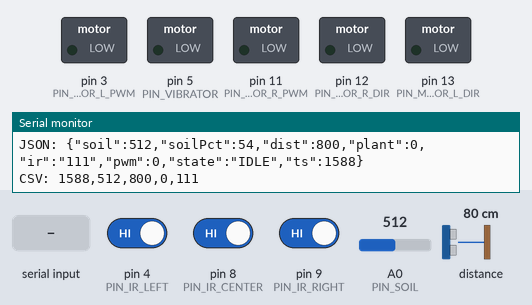
Simulated run of this sketch. Board: Arduino Uno, built with avr-gcc and run on an emulated ATmega328P. On the bench: switched loads named in the sketch (green lamp = pin HIGH), the last lines printed to the serial monitor. Dashed ring = blinking. The inputs (shaded band) are chosen by the test bench; at power-on: distance to the obstacle 80 cm, A0 (PIN_SOIL) = 512, pin 4 (PIN_IR_LEFT) HIGH, pin 9 (PIN_IR_RIGHT) HIGH, pin 8 (PIN_IR_CENTER) HIGH.

Above: at 1.7 s.
1.8 s: "g\n" received over Serial
At 2.88 s:
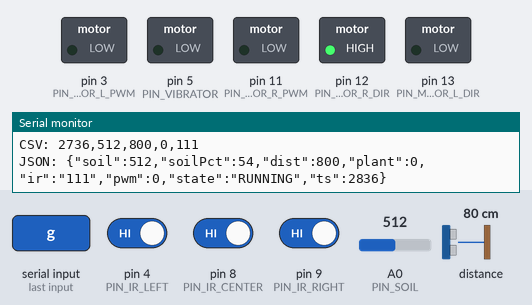
4.8 s: distance to the obstacle set to 21 cm
7.8 s: distance to the obstacle set to 18 cm
At 8.11 s:
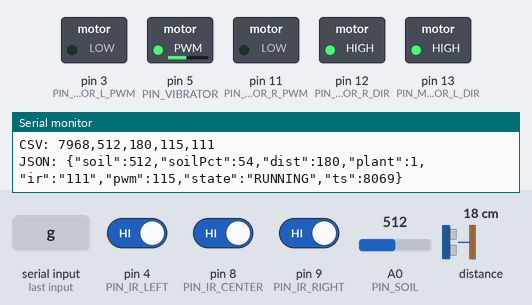
10.8 s: A0 (PIN_SOIL) set to 660
At 11.13 s:
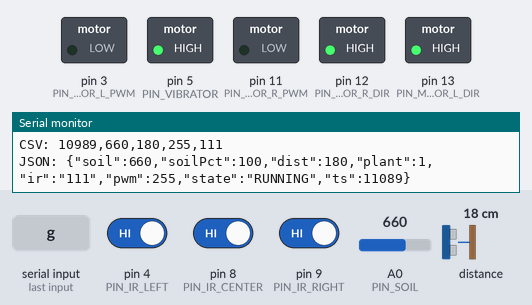
13.8 s: pin 4 (PIN_IR_LEFT) driven LOW
At 13.95 s:
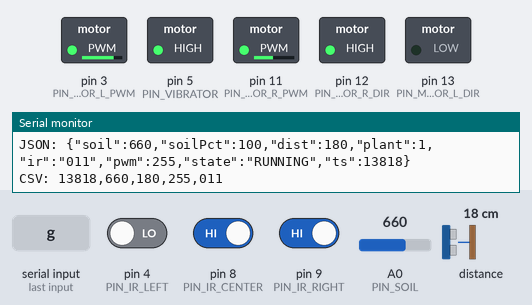
16.8 s: pin 9 (PIN_IR_RIGHT) driven LOW
At 17.09 s:
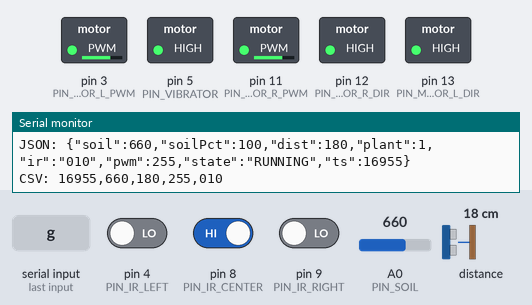
Timing chart, 0 to 20.8 s (numbered marks = the images above; inputs shaded):
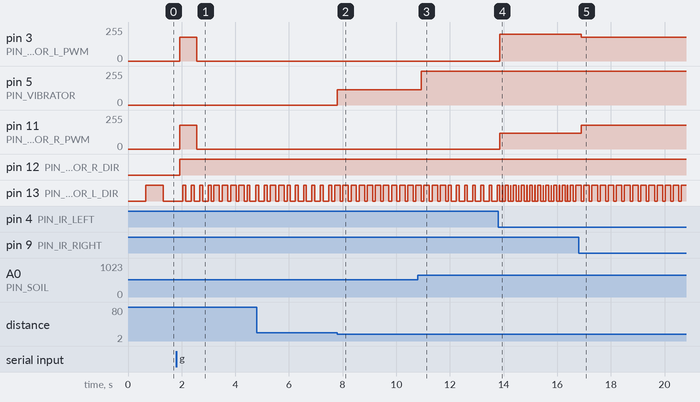

The sketch:

rover2-uno.ino
```cpp
/*
  DEMETER - Rover 2 Precision Doser
  Hybrid: Arduino Uno R3 (real-time) + ESP32 (WiFi STA) via UART D2/D6 115200
  Sensors: VL53L0X A4/A5, Soil A0, IR D4/D8/D9, Vibrator D5, Motors D3/D11/D13/D12
  ESP32 handles WiFi: connects to Pico WH AP DEMETER-AP (192.168.4.1), HTTP /deploy, POST /log
  Uno <-> ESP32 UART JSON lines: ESP32->Uno {"cmd":"deploy"}, Uno->ESP32 {"soil":..., "pwm":..., "state":...}
  Demo: Soil dry+plant -> PWM 255, wet/no plant -> 0 stop
*/

#include <SoftwareSerial.h>
#include "config.h"
#include "sensors.h"
#include "motors.h"
#include "dosing.h"
#include "line_follow.h"
#include "esp32_bridge.h"

SoftwareSerial espSerial(ESP_SERIAL_RX, ESP_SERIAL_TX);

enum State { IDLE, RUNNING };
State state = IDLE;
unsigned long lastSensorMs=0, lastLogMs=0, lineLostSince=0;
int currentPwm=0;
String latestJson="{}";

void setup(){
  Serial.begin(115200);
  espSerial.begin(ESP_BAUD);
  pinMode(PIN_STATUS_LED, OUTPUT);
  Serial.println(F("DEMETER Rover2 Hybrid starting (Uno+ESP32)..."));
  Serial.println(F("Pins: Soil A0 VL53 A4/A5 IR D4/D8/D9 Vib D5 Motors D3/D11 ESP D2/D6"));
  Serial.println(F("Rover1 Pico WH AP: DEMETER-AP 192.168.4.1, Rover2 ESP32 192.168.4.2"));
  sensorsInit();
  motorsInit();
  dosingInit();
  esp32BridgeInit(espSerial);
  Serial.println(F("Ready. Rover1 dashboard Deploy button will send {deploy}. Bench: press 'g' to deploy, 's' to stop"));
  Serial.println(F("CSV: ts,soil,dist,pwm,ir,state"));
}

void loop(){
  unsigned long now=millis();

  // 0) Manual bench trigger
  if(Serial.available()){
    char c=Serial.read();
    if(c=='g' || c=='G'){ state=RUNNING; Serial.println(F("MANUAL DEPLOY")); }
    if(c=='s' || c=='S'){ state=IDLE; Serial.println(F("MANUAL STOP")); stopMotors(); setVibrator(0); }
  }

  // 1) ESP32 poll for deploy/stop (JSON lines)
  bool deployed = (state==RUNNING);
  if(esp32PollDeploy(espSerial, deployed)){
    state = deployed ? RUNNING : IDLE;
    Serial.print(F("ESP32 state -> "));
    Serial.println(state==RUNNING?"RUNNING":"IDLE");
    if(state==IDLE){ stopMotors(); setVibrator(0); currentPwm=0; }
  }

  // 2) Sensors + dosing @10Hz
  if(now - lastSensorMs >= SENSOR_INTERVAL_MS){
    lastSensorMs=now;
    DoserData d = sensorsRead();
    currentPwm = computeVibratorPwm(d);
    int outPwm = (state==RUNNING) ? currentPwm : 0;
    setVibrator(outPwm);

    bool lineLost = d.lineLost;
    if(lineLost && lineLostSince==0) lineLostSince=now;
    if(!lineLost) lineLostSince=0;
    if(lineLostSince && now - lineLostSince > LINE_LOST_TIMEOUT_MS){
      stopMotors();
    } else {
      lineFollow(d, state==RUNNING);
    }

    latestJson = doserToJson(d, outPwm, state==RUNNING?"RUNNING":"IDLE");
    Serial.print(F("JSON: ")); Serial.println(latestJson);
    Serial.print(F("CSV: ")); Serial.println(doserToCsv(d, outPwm));
    digitalWrite(PIN_STATUS_LED, (now/ (state==RUNNING?150:600))%2);

    // Send log to ESP32 for POST to Rover1
    esp32SendLog(espSerial, latestJson);
  }

  delay(10);
}
```

dosing.cpp
```cpp
#include "dosing.h"
#include "config.h"

void dosingInit(){
  pinMode(PIN_VIBRATOR, OUTPUT);
  analogWrite(PIN_VIBRATOR, 0);
}

void setVibrator(int pwm){
  pwm = constrain(pwm, 0, 255);
  analogWrite(PIN_VIBRATOR, pwm);
}

// Jury wow inverse scaling:
// Zone A dry+plant -> MAX, Zone B wet or no plant -> 0, else linear
int computeVibratorPwm(const DoserData &d){
  // No plant gated: pause dosing if plant not detected and dist > PLANT_LOST
  bool noPlant = d.distMm > PLANT_LOST_MM || d.distMm < 0;
  bool wet = d.soilRaw < SOIL_WET_THRESHOLD;
  bool dry = d.soilRaw > SOIL_DRY_THRESHOLD;

  if (wet || noPlant) return VIBRATOR_IDLE_PWM; // immediate stop - visible
  if (d.plantPresent && dry) return VIBRATOR_MAX_PWM; // high speed
  // interpolate in deficient band
  if (d.plantPresent) {
    // 350->650 maps 40->180, adds hysteresis
    int pwm = map(d.soilRaw, SOIL_WET_THRESHOLD, SOIL_DRY_THRESHOLD, VIBRATOR_MIN_PWM, 180);
    return constrain(pwm, VIBRATOR_MIN_PWM, 180);
  }
  return VIBRATOR_IDLE_PWM;
}
```

dosing.h
```cpp
#ifndef DOSING_H
#define DOSING_H
#include <Arduino.h>
#include "sensors.h"
int computeVibratorPwm(const DoserData &d);
void dosingInit();
void setVibrator(int pwm);
#endif
```

esp32_bridge.cpp
```cpp
#include "esp32_bridge.h"
#include "config.h"

// ESP32 talks JSON lines over UART:
// ESP32 -> Uno: {"cmd":"deploy"} or {"cmd":"stop"}
// Uno -> ESP32: {"soil":..., "dist":..., "pwm":..., "state":"RUNNING", ...}  (one line)

static String rxBuf = "";

void esp32BridgeInit(SoftwareSerial &esp){
  rxBuf.reserve(128);
  delay(500);
  // ESP32 boots and auto-connects to DEMETER-AP, no AT needed
}

bool esp32PollDeploy(SoftwareSerial &esp, bool &deployed){
  while(esp.available()){
    char c = esp.read();
    if(c=='\n'){
      rxBuf.trim();
      if(rxBuf.length()>0){
        // expect {"cmd":"deploy"} or {"cmd":"stop"}
        if(rxBuf.indexOf("\"deploy\"")>=0) deployed = true;
        else if(rxBuf.indexOf("\"stop\"")>=0) deployed = false;
        rxBuf = "";
        return true;
      }
      rxBuf="";
    } else {
      rxBuf += c;
      if(rxBuf.length()>200) rxBuf = "";
    }
  }
  return false;
}

void esp32SendLog(SoftwareSerial &esp, const String &json){
  esp.println(json);
}
```

esp32_bridge.h
```cpp
#ifndef ESP32_BRIDGE_H
#define ESP32_BRIDGE_H
#include <Arduino.h>
#include <SoftwareSerial.h>
void esp32BridgeInit(SoftwareSerial &esp);
bool esp32PollDeploy(SoftwareSerial &esp, bool &deployed);
void esp32SendLog(SoftwareSerial &esp, const String &json);
#endif
```

line_follow.cpp
```cpp
#include "line_follow.h"
#include "config.h"
#include "motors.h"

void lineFollow(const DoserData &d, bool running){
  if (!running) { stopMotors(); return; }
  String p = d.irPattern;
  // 3-sensor bang-bang. Black line = 0, white =1 (TCRT5000)
  // Adjust if inverted: if line is white on black, invert reads
  if (p == "010") setMotors(BASE_SPEED, BASE_SPEED);
  else if (p == "100" || p == "110") setMotors(SLOW_SPEED, TURN_SPEED); // left -> steer right
  else if (p == "001" || p == "011") setMotors(TURN_SPEED, SLOW_SPEED);
  else if (p == "000") { // lost - last was center, go slow forward
    setMotors(100, 100);
  } else if (p == "111") { // all white - junction, go straight
    setMotors(BASE_SPEED, BASE_SPEED);
  } else {
    setMotors(BASE_SPEED, BASE_SPEED);
  }
}
```

line_follow.h
```cpp
#ifndef LINE_FOLLOW_H
#define LINE_FOLLOW_H
#include "sensors.h"
void lineFollow(const DoserData &d, bool running);
#endif
```

motors.cpp
```cpp
#include "motors.h"
#include "config.h"
void motorsInit(){
  pinMode(PIN_MOTOR_L_PWM, OUTPUT);
  pinMode(PIN_MOTOR_L_DIR, OUTPUT);
  pinMode(PIN_MOTOR_R_PWM, OUTPUT);
  pinMode(PIN_MOTOR_R_DIR, OUTPUT);
  stopMotors();
}
void setMotors(int l, int r){
  l=constrain(l,-255,255); r=constrain(r,-255,255);
  digitalWrite(PIN_MOTOR_L_DIR, l>=0?HIGH:LOW);
  analogWrite(PIN_MOTOR_L_PWM, abs(l));
  digitalWrite(PIN_MOTOR_R_DIR, r>=0?HIGH:LOW);
  analogWrite(PIN_MOTOR_R_PWM, abs(r));
}
void stopMotors(){
  analogWrite(PIN_MOTOR_L_PWM,0);
  analogWrite(PIN_MOTOR_R_PWM,0);
}
```

motors.h
```cpp
#ifndef MOTORS_H
#define MOTORS_H
#include <Arduino.h>
void motorsInit();
void setMotors(int l, int r);
void stopMotors();
#endif
```

sensors.cpp
```cpp
#include "sensors.h"
#include "config.h"
#include <Wire.h>
#include <Adafruit_VL53L0X.h>

static Adafruit_VL53L0X vl53 = Adafruit_VL53L0X();
static bool vl53Found = false;

void sensorsInit() {
  pinMode(PIN_SOIL, INPUT);
  pinMode(PIN_IR_LEFT, INPUT);
  pinMode(PIN_IR_CENTER, INPUT);
  pinMode(PIN_IR_RIGHT, INPUT);
  Wire.begin();
  vl53Found = vl53.begin(0x29);
  if (vl53Found) {
    vl53.startRangeContinuous(50);
  }
}

DoserData sensorsRead() {
  DoserData d;
  d.ts = millis();
  d.soilRaw = analogRead(PIN_SOIL);
  // map raw: wet ~250-350, dry ~650-850. Invert to pct dry 0-100
  d.soilPct = constrain(map(d.soilRaw, SOIL_WET_THRESHOLD, SOIL_DRY_THRESHOLD, 0, 100), 0, 100);

  if (vl53Found && vl53.isRangeComplete()) {
    d.distMm = vl53.readRange();
    // filter 8190 = out of range, 0 = error
    if (d.distMm >= 8190 || d.distMm == 0) d.distMm = 9999;
    d.plantPresent = d.distMm < PLANT_DETECT_MM;
  } else if (vl53Found) {
    d.distMm = 9999;
    d.plantPresent = false;
  } else {
    d.distMm = -1;
    d.plantPresent = false;
  }

  d.irLeft = digitalRead(PIN_IR_LEFT);
  d.irCenter = digitalRead(PIN_IR_CENTER);
  d.irRight = digitalRead(PIN_IR_RIGHT);
  d.irPattern = String(d.irLeft) + String(d.irCenter) + String(d.irRight);
  d.lineLost = (d.irPattern == "000" || d.irPattern == "111");
  return d;
}

String doserToJson(const DoserData &d, int pwm, const char *state) {
  String s = "{";
  s += "\"soil\":" + String(d.soilRaw) + ",";
  s += "\"soilPct\":" + String((int)d.soilPct) + ",";
  s += "\"dist\":" + String(d.distMm) + ",";
  s += "\"plant\":" + String(d.plantPresent?1:0) + ",";
  s += "\"ir\":\"" + d.irPattern + "\",";
  s += "\"pwm\":" + String(pwm) + ",";
  s += "\"state\":\"" + String(state) + "\",";
  s += "\"ts\":" + String(d.ts);
  s += "}";
  return s;
}

String doserToCsv(const DoserData &d, int pwm) {
  return String(d.ts) + "," + String(d.soilRaw) + "," + String(d.distMm) + "," + String(pwm) + "," + d.irPattern;
}
```

sensors.h
```cpp
#ifndef SENSORS_H
#define SENSORS_H

#include <Arduino.h>

struct DoserData {
  int soilRaw;
  float soilPct;        // 0-100 dry
  int distMm;           // VL53L0X, -1 if timeout
  bool plantPresent;
  int irLeft, irCenter, irRight;
  String irPattern;     // "010"
  bool lineLost;
  unsigned long ts;
};

void sensorsInit();
DoserData sensorsRead();
String doserToJson(const DoserData &d, int pwm, const char *state);
String doserToCsv(const DoserData &d, int pwm);

#endif
```

config.h
```cpp
#ifndef CONFIG_H
#define CONFIG_H

// DEMETER - Rover 2 Doser: Uno R3 + ESP32 (UART bridge)
// ESP32 is WiFi co-processor, Uno does real-time control

#define WIFI_AP_SSID        "DEMETER-AP"
#define WIFI_AP_PASSWORD    ""              // open

// UART to ESP32 - use D2/D6 (SWSerial) keeps D0/D1 free, D3/D11 free for motors
#define ESP_SERIAL_RX       2               // Uno D2 <- ESP32 TX2 (GPIO17)
#define ESP_SERIAL_TX       6               // Uno D6 -> ESP32 RX2 (GPIO16)
#define ESP_BAUD            115200

// Sensors - Rover 2 doser
#define PIN_SOIL            A0              // capacitive soil 0-1023
#define PIN_VL53_SDA        A4
#define PIN_VL53_SCL        A5
#define PIN_IR_LEFT         4
#define PIN_IR_CENTER       8
#define PIN_IR_RIGHT        9

// Motors - L298P / Auton Shield
#define PIN_MOTOR_L_PWM     3
#define PIN_MOTOR_L_DIR     13
#define PIN_MOTOR_R_PWM     11
#define PIN_MOTOR_R_DIR     12

// Actuation
#define PIN_VIBRATOR        5               // MOSFET PWM 0-255
#define PIN_STATUS_LED      13              // shared

// Thresholds - tune on Zone A/B
#define SOIL_WET_THRESHOLD      350
#define SOIL_DRY_THRESHOLD      650
#define PLANT_DETECT_MM         200
#define PLANT_LOST_MM           400
#define VIBRATOR_MAX_PWM        255
#define VIBRATOR_MIN_PWM        40
#define VIBRATOR_IDLE_PWM       0

// Navigation
#define BASE_SPEED              180
#define TURN_SPEED              200
#define SLOW_SPEED              120
#define LINE_LOST_TIMEOUT_MS    2000

// Timing
#define SENSOR_INTERVAL_MS      100
#define LOG_INTERVAL_MS         500

#endif
```

Measured:
- the behaviour switches between 20 and 19 cm on distance to the obstacle (found by bisection; images 1 and 2)
- after the input at 1.8 s, pin 3 (PIN_MOTOR_L_PWM), pin 11 (PIN_MOTOR_R_PWM): 0/255 → 180/255 after 0.13 s, → 0/255 0.63 s later; pin 12 (PIN_MOTOR_R_DIR): LOW → HIGH after 0.13 s
- after the input at 7.8 s, pin 5 (PIN_VIBRATOR): 0/255 → 115/255 at once
- after the input at 10.8 s, pin 5 (PIN_VIBRATOR): 115/255 → 255/255 after 0.12 s
- after the input at 13.8 s, pin 3 (PIN_MOTOR_L_PWM): 0/255 → 200/255 after 0.05 s; pin 11 (PIN_MOTOR_R_PWM): 0/255 → 120/255 after 0.05 s
- after the input at 16.8 s, pin 3 (PIN_MOTOR_L_PWM): 200/255 → 180/255 after 0.09 s; pin 11 (PIN_MOTOR_R_PWM): 120/255 → 180/255 after 0.09 s
- by itself, pin 13 (PIN_MOTOR_L_DIR): alternates HIGH for 0.21 s and LOW for 0.09 s
